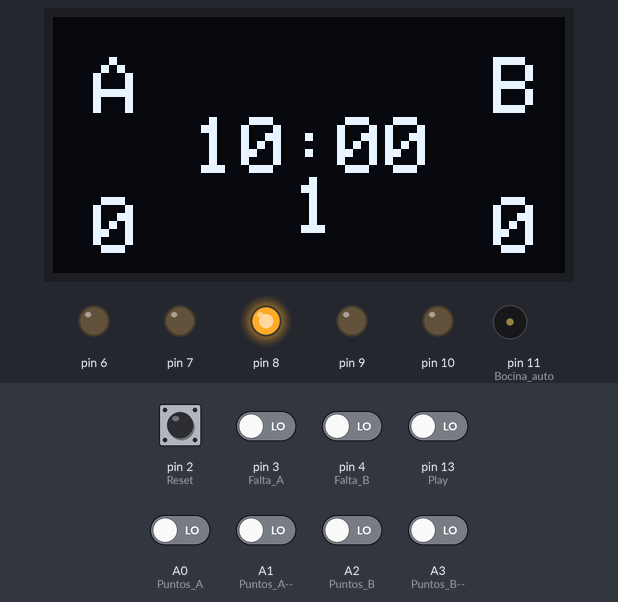
Recording of a sketch running on a simulated Arduino Uno, built with avr-gcc and run on an emulated ATmega328P. Parts: 128×64 one-colour display, output pins drawn as LEDs (lit = HIGH), buzzer (waves = sounding, pin HIGH). The inputs (shaded band) are chosen by the test bench; at power-on: A0 (Puntos_A), A1 (Puntos_A--), A2 (Puntos_B), A3 (Puntos_B--), pin 2 (Reset), pin 3 (Falta_A), pin 4 (Falta_B), pin 13 (Play) LOW.

Above: at 1.7 s.
1.8 s: pin 3 (Falta_A) driven HIGH
At 2.7 s:
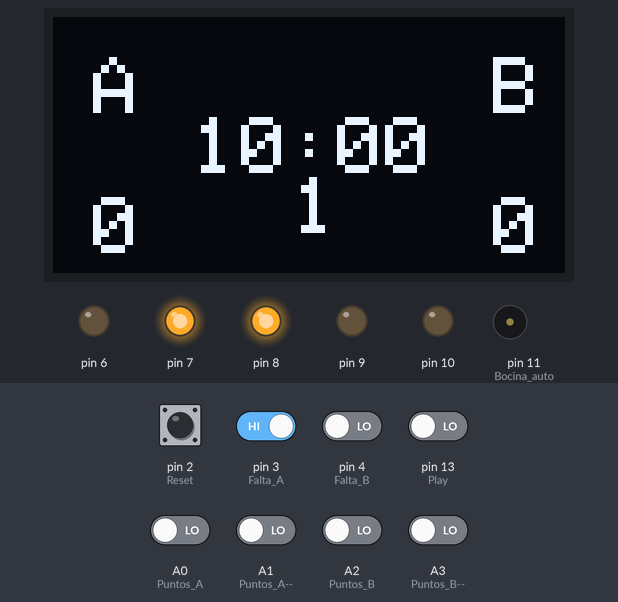
4.8 s: pin 4 (Falta_B) driven HIGH
At 6.6 s:
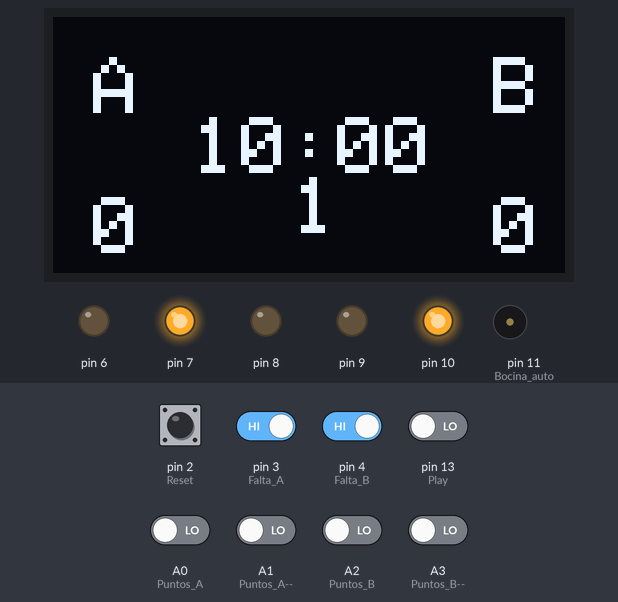
7.8 s: A0 (Puntos_A) driven HIGH
At 10.5 s:
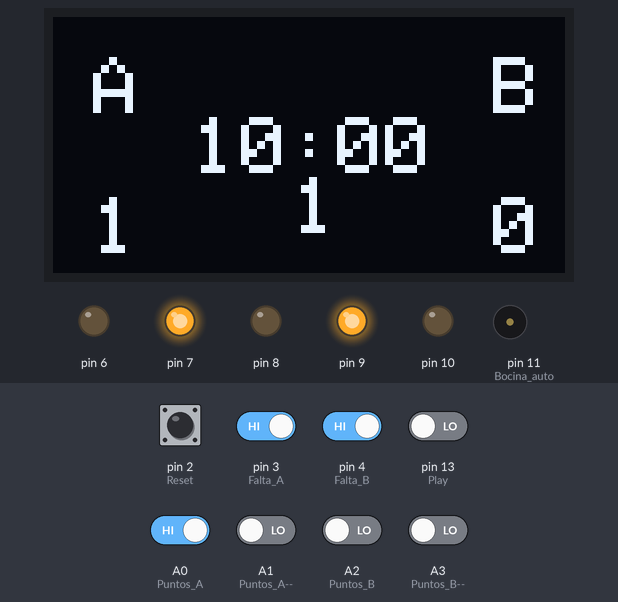
10.8 s: A2 (Puntos_B) driven HIGH
At 13.3 s:
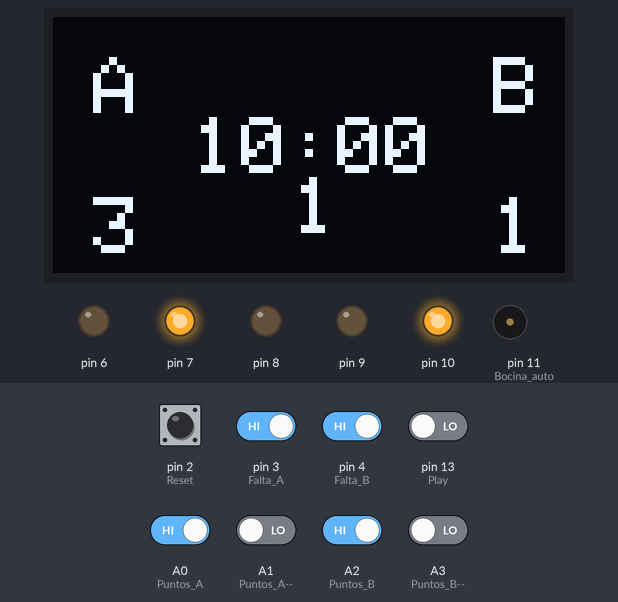
13.8 s: A1 (Puntos_A--) driven HIGH
At 16.6 s:
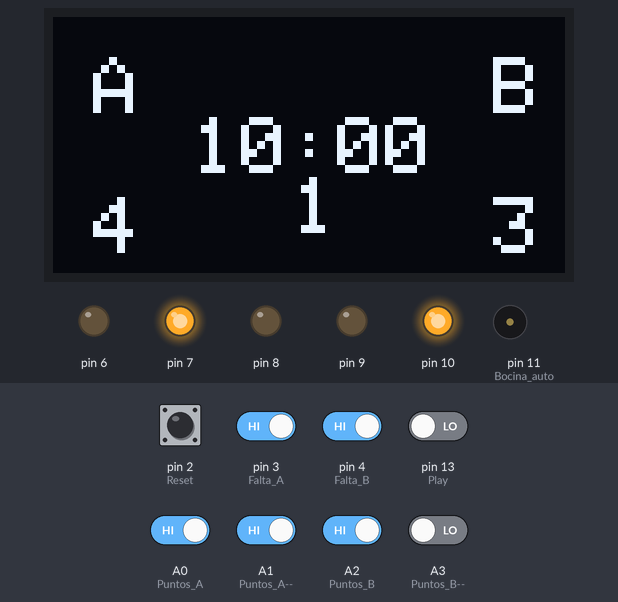
16.8 s: pin 3 (Falta_A) driven LOW
At 20.71 s:
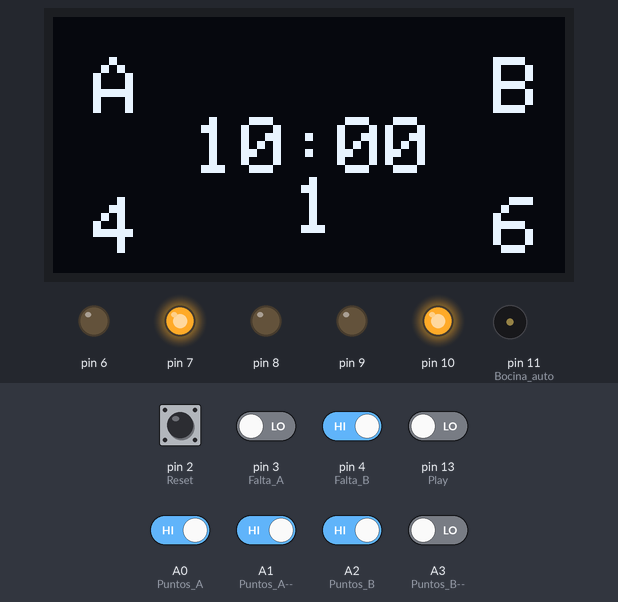
Timing chart, 0 to 20.8 s (numbered marks = the images above; inputs shaded):
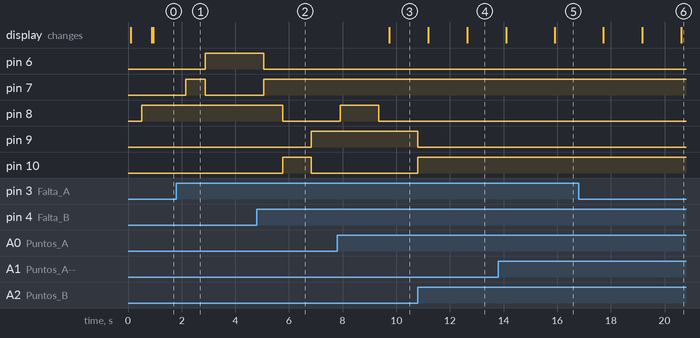

Measured:
- after the input at 1.8 s, pin 6: LOW → HIGH after 1.1 s; pin 7: LOW → HIGH after 0.35 s, → LOW 0.73 s later
- after the input at 4.8 s, pin 8: HIGH → LOW after 0.96 s; pin 9: LOW → HIGH after 2.0 s; pin 10: LOW → HIGH after 0.96 s, → LOW 1.1 s later
- after the input at 7.8 s, pin 9: HIGH → LOW after 3.0 s instead of 2.3 s; pin 10: LOW → HIGH after 3.0 s instead of 2.3 s; the display: changes after 1.9 s (image 3)

The sketch:

Marcador.ino
```cpp
#include <Adafruit_SSD1306.h>
#include <splash.h>
#include <Adafruit_GFX.h>
#include <Adafruit_SPITFT.h>
#include <Adafruit_SPITFT_Macros.h>
#include <gfxfont.h>
#include <Wire.h>
#include <SPI.h>
#include <stdlib.h>

#define TCUARTO 600 //s
#define TBOCINA 2 //s
#define DELAY 350 //ms
#define CUARTOS 4

typedef struct {
	int puntosA, puntosB;
}partido;

void Bocina();
void Encender(int);
void Apagar(int);
void FinCuarto(boolean *crono, byte *faltasA, byte *faltasB, float *time, byte *cuarto, boolean *faltasAFl, boolean *faltasBFl, boolean *dispCuartoFl);
void FinPartido(byte *cuarto, int *puntosA, int*puntosB, boolean *dispPuntosFl, boolean *dispCuartoFl, Adafruit_SSD1306 *display, boolean *displayFl);
void Save(int puntosA, int puntosB, Adafruit_SSD1306 *display, boolean *displayFl, boolean *dispPuntosFl, boolean *dispCuartoFl);

void setup(){

	pinMode(2, INPUT); //Reset
	pinMode(3, INPUT); //Falta A
	pinMode(4, INPUT); //Falta B
	pinMode(11, OUTPUT); //Bocina auto
	pinMode(12, INPUT); //Continuar / mostrar siguiente partido
	pinMode(13, INPUT); //Play / pause
	pinMode(A0, INPUT); //Puntos A++
	pinMode(A1, INPUT); //Puntos A--
	pinMode(A2, INPUT); //Puntos B++
	pinMode(A3, INPUT); //Puntos B--
	Apagar(11);
}

void loop() {

	//Asignaciones iniciales
	static float time = 0, instI = 0, instF = 0;
	static boolean crono = false, displayFl = true, dispPuntosFl = true, dispCuartoFl = true, faltasAFl = true, faltasBFl = true;
	static int puntosA = 0, puntosB = 0, tCuarto;
	static byte cuarto = 5 - CUARTOS, faltasA = 0, faltasB = 0;
	static Adafruit_SSD1306 display;

	if (displayFl == true) { //Inicio del display

		delay(100);
		display.begin(SSD1306_SWITCHCAPVCC, 0x3C);
		display.clearDisplay();
		display.display();
		display.setTextSize(2);
		display.setTextColor(WHITE);
		display.setRotation(0);
		display.setTextWrap(false);
		display.dim(0);
		display.setCursor(10, 10);
		display.print("A");
		display.setCursor(110, 10);
		display.print("B");
		displayFl = false;
	}

	//Tiempo
	if (digitalRead(13) == HIGH && crono == false) { //Play time

		crono = true;
		delay(DELAY);
	}
	if (digitalRead(13) == HIGH && crono == true) { //Pause time

		crono = false;
		delay(DELAY);
	}

	if (digitalRead(2) == HIGH) { //Reset time

		time = 0;
		crono = false;
	}

	instI = instF;
	instF = millis() / 1000;
	tCuarto = TCUARTO - time;
	if (crono == true) //Cuenta tiempo (si activado)
		time += instF - instI;

	//Puntos equipo A
	if (digitalRead(A0) == HIGH) { //Puntos +1

		puntosA++;
		delay(DELAY);
		dispPuntosFl = true;
	}
	if (digitalRead(A1) == HIGH) { //Puntos -1

		puntosA--;
		delay(DELAY);
		dispPuntosFl = true;
	}
	if (puntosA < 0)
		puntosA = 0;

	//Puntos equipo B
	if (digitalRead(A2) == HIGH) { //Puntos +1

		puntosB++;
		delay(DELAY);
		dispPuntosFl = true;
	}
	if (digitalRead(A3) == HIGH) { //Puntos -1

		puntosB--;
		delay(DELAY);
		dispPuntosFl = true;
	}
	if (puntosB < 0)
		puntosB = 0;

	//Faltas equipo A
	if (digitalRead(3) == HIGH) { //Faltas +1

		faltasA++;
		delay(DELAY);
		faltasAFl = true;
	}

	if (faltasAFl == true) { //LEDs faltas (tecnica charlieplexing)
		if (faltasA == 0) {
			pinMode(5, OUTPUT);
			Encender(5);
			pinMode(6, OUTPUT);
			Apagar(6);
			pinMode(7, INPUT);
			delay(DELAY);
			faltasAFl = false;
		}
		if (faltasA == 1) {
			pinMode(7, OUTPUT);
			Encender(7);
			pinMode(5, OUTPUT);
			Apagar(5);
			pinMode(6, INPUT);
			delay(DELAY);
			faltasAFl = false;
		}
		if (faltasA == 2) {
			pinMode(6, OUTPUT);
			Encender(6);
			pinMode(7, OUTPUT);
			Apagar(7);
			pinMode(5, INPUT);
			delay(DELAY);
			faltasAFl = false;
		}
		if (faltasA == 3) {
			pinMode(5, OUTPUT);
			Encender(5);
			pinMode(7, OUTPUT);
			Apagar(7);
			pinMode(6, INPUT);
			delay(DELAY);
			faltasAFl = false;
		}
		if (faltasA == 4) {
			pinMode(6, OUTPUT);
			Encender(6);
			pinMode(5, OUTPUT);
			Apagar(5);
			pinMode(7, INPUT);
			delay(DELAY);
			faltasAFl = false;
		}
		if (faltasA == 5) {
			pinMode(7, OUTPUT);
			Encender(7);
			pinMode(6, OUTPUT);
			Apagar(6);
			pinMode(5, INPUT);
			delay(DELAY);
			faltasAFl = false;
		}
	}
	if (faltasA >5)
		faltasA = 5;

	//Faltas equipo B
	if (digitalRead(4) == HIGH) { //Faltas +1

		faltasB++;
		delay(DELAY);
		faltasBFl = true;
	}

	if (faltasBFl == true) { //LEDs faltas (tecnica charlieplexing)
		if (faltasB == 0) {
			pinMode(8, OUTPUT);
			Encender(8);
			pinMode(9, OUTPUT);
			Apagar(9);
			pinMode(10, INPUT);
			delay(DELAY);
			faltasBFl = false;
		}
		if (faltasB == 1) {
			pinMode(10, OUTPUT);
			Encender(10);
			pinMode(8, OUTPUT);
			Apagar(8);
			pinMode(9, INPUT);
			delay(DELAY);
			faltasBFl = false;
		}
		if (faltasB == 2) {
			pinMode(9, OUTPUT);
			Encender(9);
			pinMode(10, OUTPUT);
			Apagar(10);
			pinMode(8, INPUT);
			delay(DELAY);
			faltasBFl = false;
		}
		if (faltasB == 3) {
			pinMode(8, OUTPUT);
			Encender(8);
			pinMode(10, OUTPUT);
			Apagar(10);
			pinMode(9, INPUT);
			delay(DELAY);
			faltasBFl = false;
		}
		if (faltasB == 4) {
			pinMode(9, OUTPUT);
			Encender(9);
			pinMode(8, OUTPUT);
			Apagar(8);
			pinMode(10, INPUT);
			delay(DELAY);
			faltasBFl = false;
		}
		if (faltasB == 5) {
			pinMode(10, OUTPUT);
			Encender(10);
			pinMode(9, OUTPUT);
			Apagar(9);
			pinMode(8, INPUT);
			delay(DELAY);
			faltasBFl = false;
		}
	}
	if (faltasB > 5)
		faltasB = 5;

	//Display
	if (tCuarto == 600) {//Tiempo

		display.fillRect(35, 15, 70, 25, BLACK);
		display.setCursor(35, 25);
		display.print("10:00");
	}
	else {

		display.fillRect(35, 15, 70, 25, BLACK);
		display.setCursor(35, 25);
		display.setTextColor(WHITE);
		display.print("0");
		display.print((int)tCuarto / 60);
		display.print(":");
		if ((tCuarto % 60) < 10) {

			display.print("0");
			display.print((int)tCuarto % 60);
		}
		else {

			display.print((int)(tCuarto % 60));
		}
	}

	display.display();

	if (dispCuartoFl == true) { //Cuarto

		display.fillRect(60, 40, 20, 25, BLACK);
		display.setCursor(60, 40);
		display.print(cuarto);
		display.display();
		dispCuartoFl = false;
	}

	if (dispPuntosFl == true) { //Puntos A y B

		display.fillRect(5, 45, 25, 25, BLACK);
		if (puntosA < 10) {
			display.setCursor(10, 45);
			display.print(puntosA);
		}
		else {
			if (puntosA < 100) {
				display.setCursor(5, 45);
				display.print(puntosA);
			}
			else {
				display.setCursor(0, 45);
				display.print(puntosA);
			}
		}

		display.fillRect(105, 45, 25, 25, BLACK);
		if (puntosB < 10) {
			display.setCursor(110, 45);
			display.print(puntosB);
		}
		else {
			if (puntosB < 100) {
				display.setCursor(105, 45);
				display.print(puntosB);
			}
			else {
				display.setCursor(100, 45);
				display.print(puntosB);
			}
		}
		display.display();
		dispPuntosFl = false;
	}

	//Final
	if (tCuarto == 0 && crono == true)
		FinCuarto(&crono, &faltasA, &faltasB, &time, &cuarto, &faltasAFl, &faltasBFl, &dispCuartoFl);
	if (cuarto > 4)
		FinPartido(&cuarto, &puntosA, &puntosB, &dispPuntosFl, &dispCuartoFl, &display, &displayFl);
}

//Funciones
void Bocina() {
	Encender(11);
	delay(1000 * TBOCINA);
	Apagar(11);
}
void Encender(int Pin) {
	digitalWrite(Pin, HIGH);
}
void Apagar(int Pin) {
	digitalWrite(Pin, LOW);
}
void FinCuarto(boolean *crono, byte *faltasA, byte *faltasB, float *time, byte *cuarto, boolean *faltasAFl, boolean *faltasBFl, boolean *dispCuartoFl){

	*crono = false;
	Bocina();
	*faltasA = 0;
	*faltasB = 0;
	*time = 0;
	*cuarto = *cuarto + 1;
	*faltasAFl = true;
	*faltasBFl = true;
  if(*cuarto < 5)
	  *dispCuartoFl = true;
}
void FinPartido(byte *cuarto, int *puntosA, int*puntosB, boolean *dispPuntosFl, boolean *dispCuartoFl, Adafruit_SSD1306 *display, boolean *displayFl) {

	Save(*puntosA, *puntosB, display, displayFl, dispPuntosFl, dispCuartoFl);
	*cuarto = 5 - CUARTOS;
	*puntosA = 0;
	*puntosB = 0;
	*dispPuntosFl = true;
	*dispCuartoFl = true;
}
void Save(int puntosA, int puntosB, Adafruit_SSD1306 *display, boolean *displayFl, boolean *dispPuntosFl, boolean *dispCuartoFl) {

	static int cont = 0;
	cont++;

	//Guardar resultados
	partido *log, *aux;
	if (cont == 1) {
		log = (partido *)malloc(sizeof(partido));
	}
	if (cont == 2) {
		aux = (partido *)malloc(sizeof(partido));
		aux[0].puntosA = log[0].puntosA;
		aux[0].puntosB = log[0].puntosB;
		log = (partido *)realloc(log, 2 * sizeof(partido));
		log[0].puntosA = aux[0].puntosA;
		log[0].puntosB = aux[0].puntosB;
	}
	if(cont>2) {
		aux = (partido*)realloc(aux, (cont - 1) * sizeof(partido));
		for (int i = 0;i < cont - 1;i++) {
			aux[i].puntosA = log[i].puntosA;
			aux[i].puntosB = log[i].puntosB;
		}
		log = (partido *)realloc(log, cont * sizeof(partido));
		for (int i = 0;i < cont - 1;i++) {
			log[i].puntosA = aux[i].puntosA;
			log[i].puntosB = aux[i].puntosB;
		}
	}

	log[cont-1].puntosA = puntosA;
	log[cont-1].puntosB = puntosB;

	//Mostrar resultados guardados por pantalla
	(*display).fillRect(35, 15, 70, 40, BLACK);
	(*display).setCursor(36, 15);
	(*display).print("Pulse");
	(*display).setCursor(41, 35);
	(*display).print("CONT");
	(*display).display();

	int k = 0;
	while (k<cont) {

		if (digitalRead(12) == HIGH) {
			(*display).clearDisplay();
			(*display).setCursor(15,20);
			(*display).print("Partido ");
			(*display).print(k+1);
			if (log[k].puntosA > 9)
				if(log[k].puntosB > 9)
					(*display).setCursor(25, 40);
				else
					(*display).setCursor(30, 40);
			else
				(*display).setCursor(35, 40);
			(*display).print(log[k].puntosA);
			(*display).print(" - ");
			(*display).print(log[k].puntosB);
			(*display).display();
			delay(DELAY);
			k++;
			while (digitalRead(12) != HIGH) {}
		}
	}

	//Flags para reiniciar display
	*displayFl = true;
	*dispPuntosFl = true;
	*dispCuartoFl = true;
}
```
